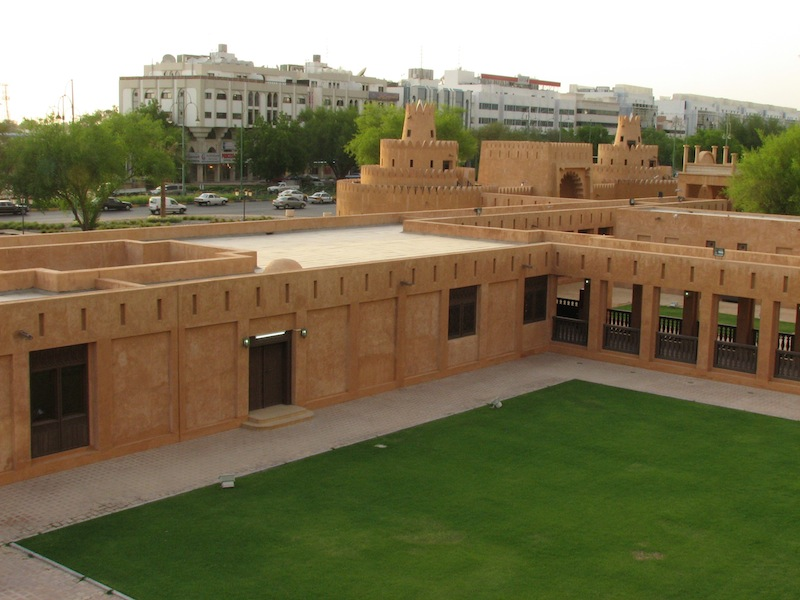
#> input picture hw3_release/Image1.jpg, 800 x 600 px
$ python -i panorama.py   (imports and definitions only)
#> lines starting #> are read from the running program, lines starting #| are printed output that depends on the picture
"""
CS131 - Computer Vision: Foundations and Applications
Assignment 3
Author: Donsuk Lee (donlee90@stanford.edu)
Date created: 09/2017
Last modified: 09/27/2018
Python Version: 3.5+
"""

import numpy as np
from skimage import filters
from skimage.feature import corner_peaks
from skimage.util.shape import view_as_blocks
from scipy.spatial.distance import cdist
from scipy.ndimage.filters import convolve
import matplotlib.pyplot as plt

from utils import pad, unpad, get_output_space, warp_image


def harris_corners(img, window_size=3, k=0.04):
    """
    Compute Harris corner response map. Follow the math equation
    R=Det(M)-k(Trace(M)^2).

    Hint:
        You may use the function scipy.ndimage.filters.convolve,
        which is already imported above.

    Args:
        img: Grayscale image of shape (H, W)
        window_size: size of the window function
        k: sensitivity parameter

    Returns:
        response: Harris response image of shape (H, W)
    """

    H, W = img.shape
    window = np.ones((window_size, window_size))

    response = np.zeros((H, W))

    dx = filters.sobel_v(img)
    dy = filters.sobel_h(img)

    ### YOUR CODE HERE
    # cache
    A = convolve(dx ** 2, window)
    B = convolve(dx * dy, window)
    C = convolve(dy ** 2, window)

    for i in range(H):
        for j in range(W):
            M = np.array([[A[i,j],B[i,j]],[B[i,j],C[i,j]]])

            det = np.linalg.det(M)
            trace_sq = np.trace(M)**2
            response[i,j] = det - k*trace_sq

    ### END YOUR CODE

    return response


# [395 lines left out: functions simple_descriptor, describe_keypoints, match_descriptors, fit_affine_matrix, ransac, hog_descriptor and 2 more, not called in this run]

>>> import cv2
>>> picture = cv2.imread('Image1.jpg', cv2.IMREAD_GRAYSCALE)
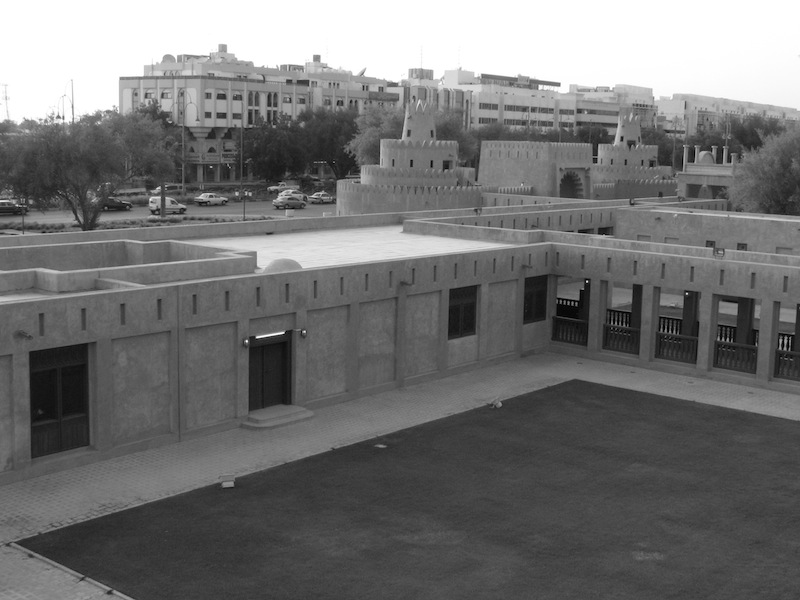
#> picture: shape (600, 800); min 0, max 255, mean 114.6
>>> result = harris_corners(picture)
#> in harris_corners, `dx = filters.sobel_v(img)`:
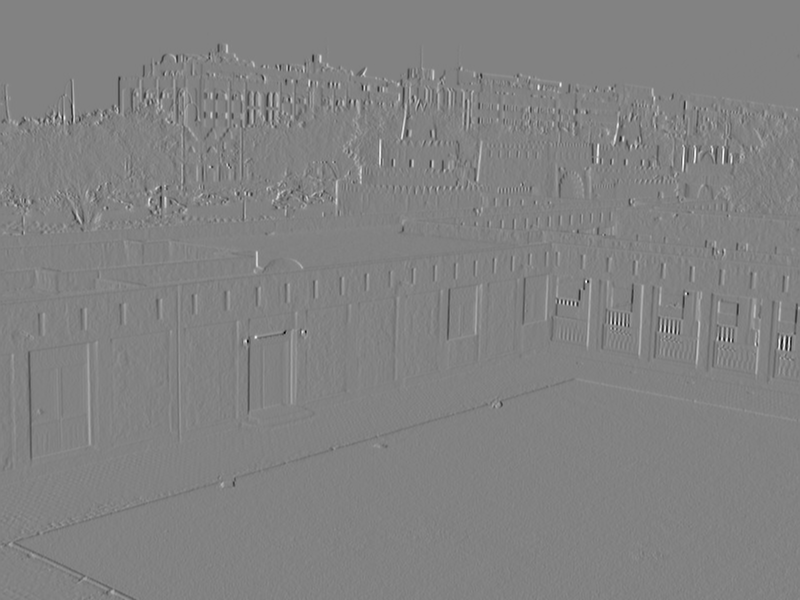
#> dx: shape (600, 800) float64; min -0.673, max 0.644, mean -0.000192; drawn with min black and max white
#> in harris_corners, `dy = filters.sobel_h(img)`:
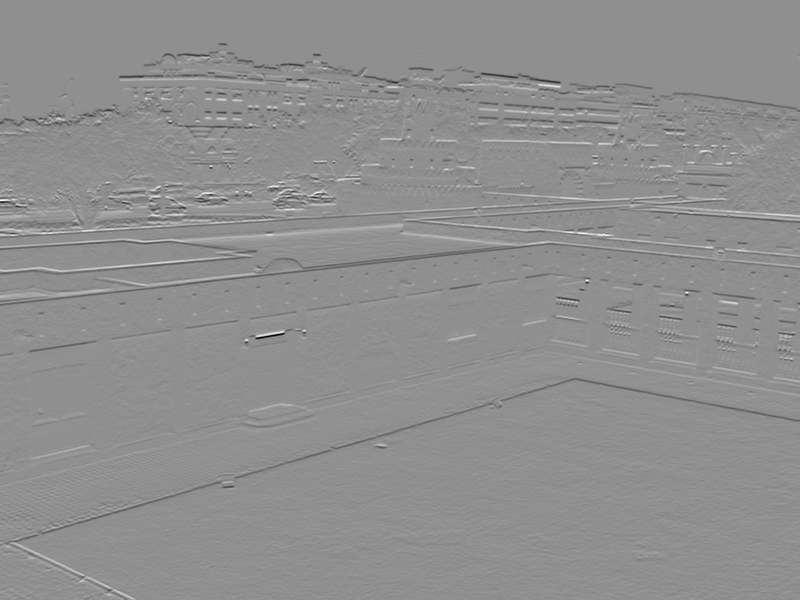
#> dy: shape (600, 800) float64; min -0.875, max 0.676, mean -0.00229; drawn with min black and max white
#> in harris_corners, `A = convolve(dx ** 2, window)`:
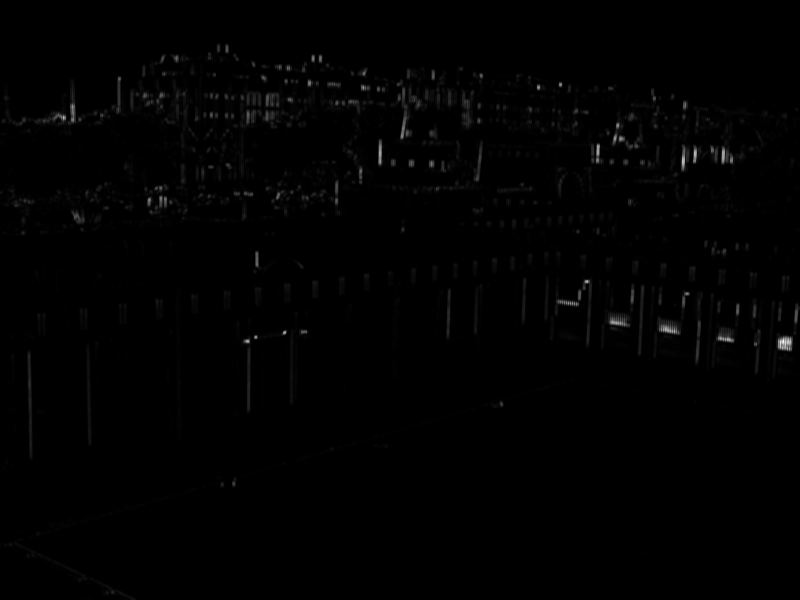
#> A: shape (600, 800) float64; min 0, max 2.08, mean 0.0153; drawn with min black and max white
#> in harris_corners, `B = convolve(dx * dy, window)`:
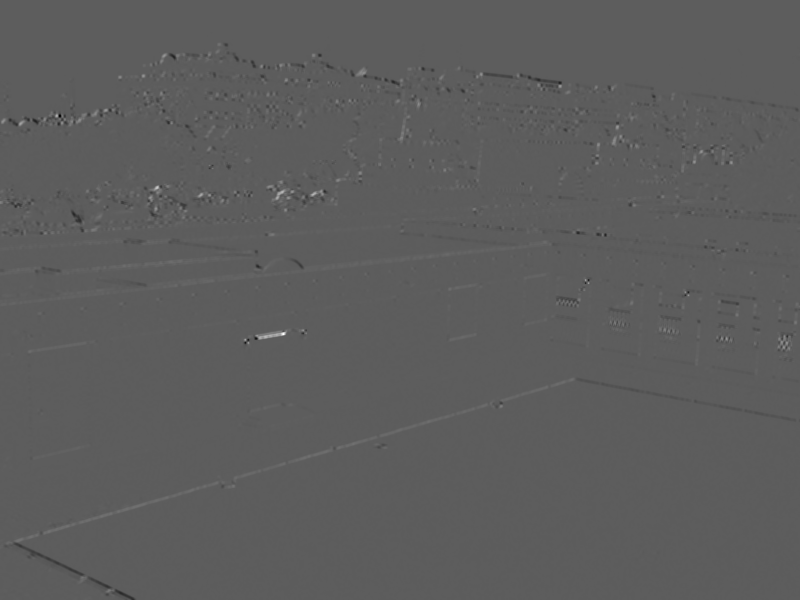
#> B: shape (600, 800) float64; min -0.52, max 0.905, mean 0.00036; drawn with min black and max white
#> in harris_corners, `C = convolve(dy ** 2, window)`:
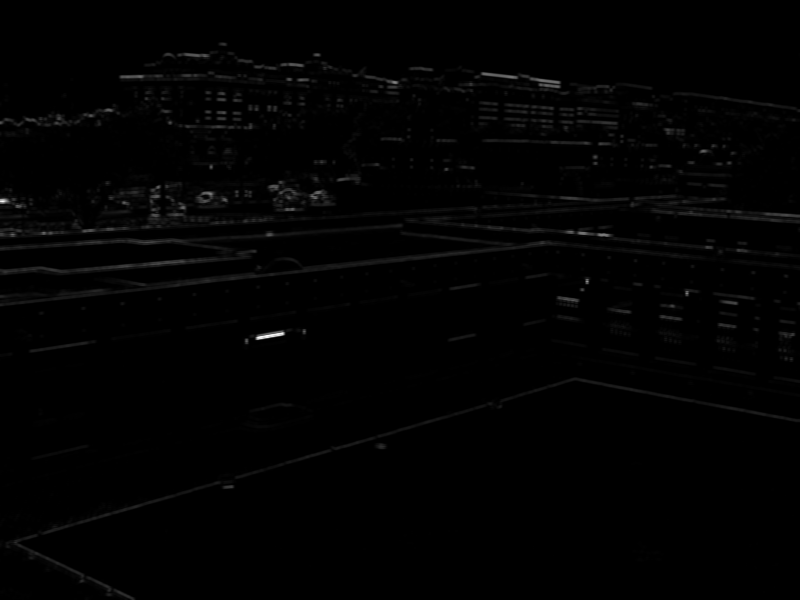
#> C: shape (600, 800) float64; min 0, max 3.06, mean 0.0286; drawn with min black and max white

$ run again, on hw3_release/Image2.jpg
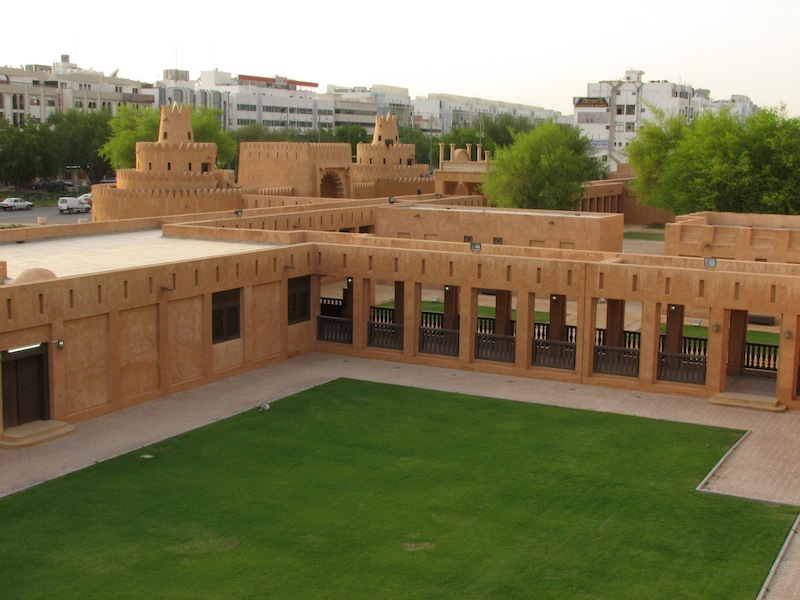
#> input picture hw3_release/Image2.jpg, 800 x 600 px
#> in harris_corners, `B = convolve(dx * dy, window)`:
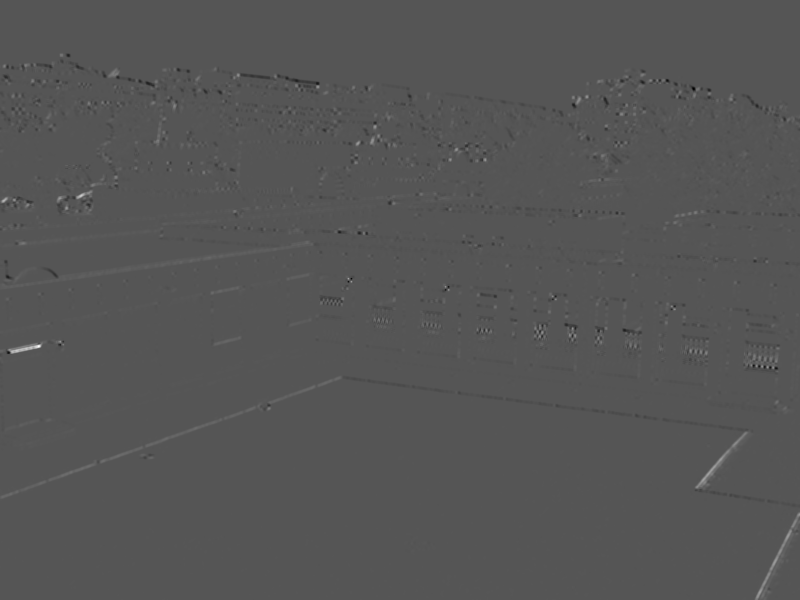
#> B: shape (600, 800) float64; min -0.439, max 0.869, mean 0.00055; drawn with min black and max white
#> in harris_corners, `C = convolve(dy ** 2, window)`:
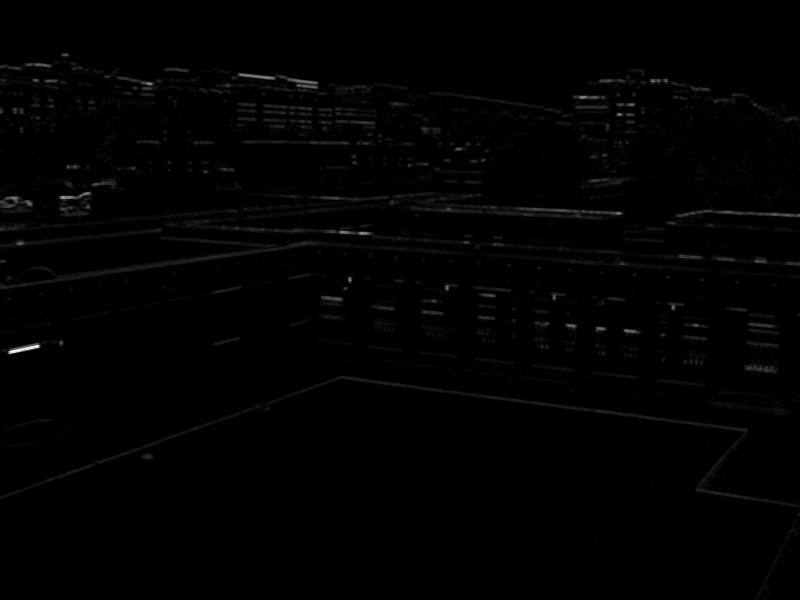
#> C: shape (600, 800) float64; min 0, max 3.04, mean 0.0261; drawn with min black and max white

$ run again, on hw3_release/uttower2.jpg
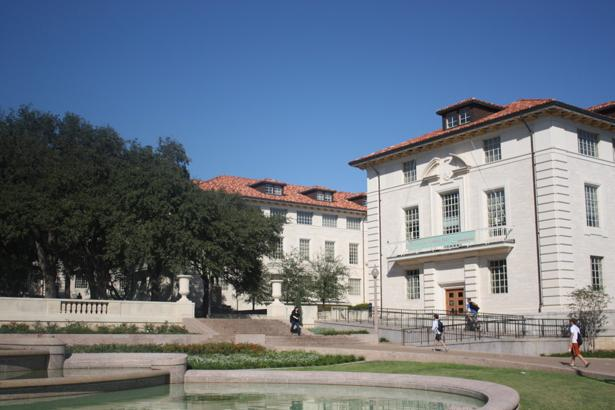
#> input picture hw3_release/uttower2.jpg, 615 x 410 px
#> in harris_corners, `C = convolve(dy ** 2, window)`:
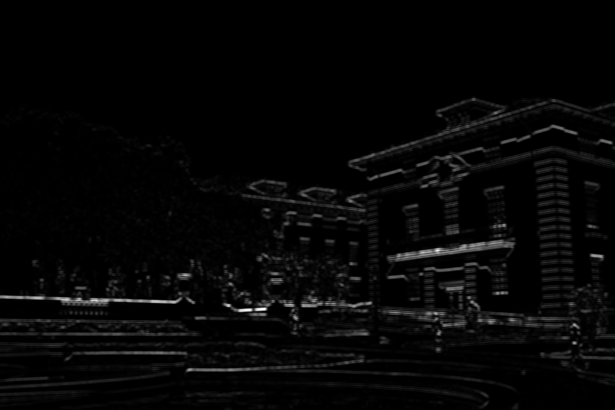
#> C: shape (410, 615) float64; min 0, max 2.56, mean 0.0661; drawn with min black and max white
#> after the loop in harris_corners, `for i in range(H):`:
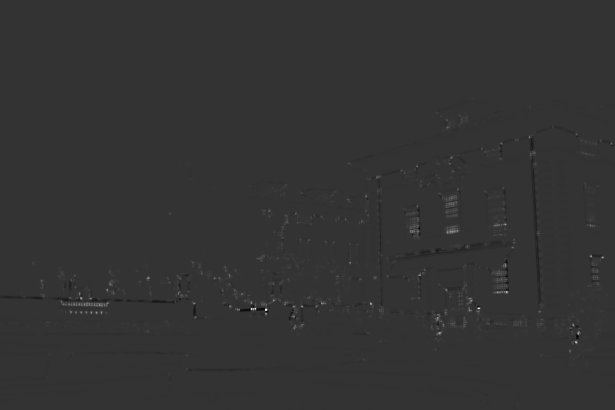
#> response: shape (410, 615) float64; min -0.317, max 1.27, mean 0.0018; drawn with min black and max white
